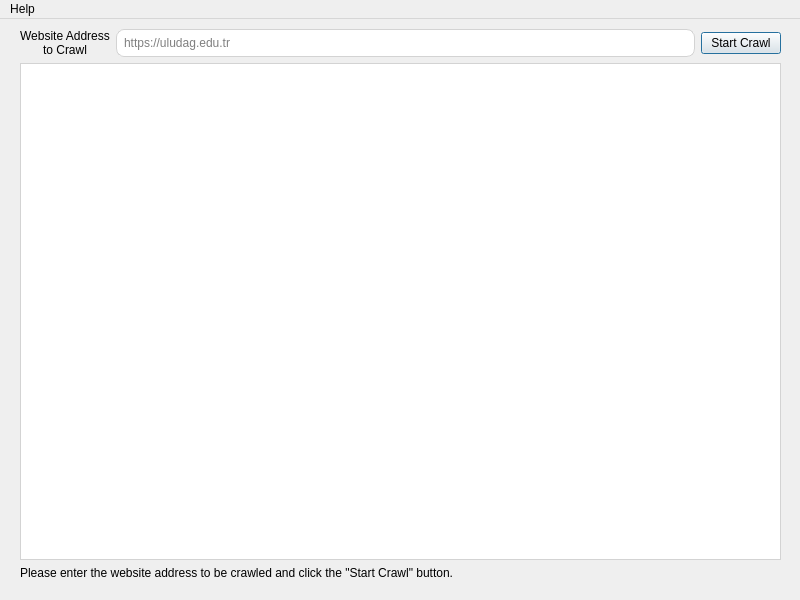
<?xml version="1.0" encoding="UTF-8"?>
<ui version="4.0">
 <class>MainWindow</class>
 <widget class="QMainWindow" name="MainWindow">
  <property name="geometry">
   <rect>
    <x>0</x>
    <y>0</y>
    <width>800</width>
    <height>600</height>
   </rect>
  </property>
  <property name="minimumSize">
   <size>
    <width>800</width>
    <height>600</height>
   </size>
  </property>
  <property name="maximumSize">
   <size>
    <width>800</width>
    <height>600</height>
   </size>
  </property>
  <property name="windowTitle">
   <string>webcrawler3003</string>
  </property>
  <widget class="QWidget" name="centralwidget">
   <widget class="QWidget" name="verticalLayoutWidget">
    <property name="geometry">
     <rect>
      <x>10</x>
      <y>0</y>
      <width>781</width>
      <height>561</height>
     </rect>
    </property>
    <layout class="QVBoxLayout" name="verticalLayout">
     <property name="leftMargin">
      <number>10</number>
     </property>
     <property name="topMargin">
      <number>10</number>
     </property>
     <property name="rightMargin">
      <number>10</number>
     </property>
     <item>
      <layout class="QHBoxLayout" name="horizontalLayout">
       <item>
        <widget class="QLabel" name="urlLabel">
         <property name="text">
          <string>Website Address 
to Crawl</string>
         </property>
         <property name="alignment">
          <set>Qt::AlignCenter</set>
         </property>
        </widget>
       </item>
       <item>
        <widget class="QLineEdit" name="urlInput">
         <property name="sizePolicy">
          <sizepolicy hsizetype="Expanding" vsizetype="Preferred">
           <horstretch>0</horstretch>
           <verstretch>0</verstretch>
          </sizepolicy>
         </property>
         <property name="styleSheet">
          <string notr="true">QLineEdit {
	padding-left: 5px;
	padding-right: 5px;
	border-style: solid;
	border-width: 1px;
	border-radius: 8px;
	border-color: lightgray;
}</string>
         </property>
         <property name="maxLength">
          <number>512</number>
         </property>
         <property name="placeholderText">
          <string>https://uludag.edu.tr</string>
         </property>
        </widget>
       </item>
       <item>
        <widget class="QPushButton" name="actionButton">
         <property name="text">
          <string>Start Crawl</string>
         </property>
         <property name="default">
          <bool>true</bool>
         </property>
        </widget>
       </item>
      </layout>
     </item>
     <item>
      <widget class="QTextBrowser" name="outputTextBrowser">
       <property name="styleSheet">
        <string notr="true">QTextBrowser {
	border-style: solid;
	border-width: 1px;
	border-color: lightgray;
}</string>
       </property>
       <property name="autoFormatting">
        <set>QTextEdit::AutoAll</set>
       </property>
       <property name="openExternalLinks">
        <bool>true</bool>
       </property>
      </widget>
     </item>
     <item>
      <widget class="QLabel" name="infoLabel">
       <property name="text">
        <string>Please enter the website address to be crawled and click the &quot;Start Crawl&quot; button.</string>
       </property>
      </widget>
     </item>
    </layout>
   </widget>
  </widget>
  <widget class="QMenuBar" name="menubar">
   <property name="geometry">
    <rect>
     <x>0</x>
     <y>0</y>
     <width>800</width>
     <height>24</height>
    </rect>
   </property>
   <widget class="QMenu" name="menuHelp">
    <property name="title">
     <string>Help</string>
    </property>
    <addaction name="actionSourceCodes"/>
    <addaction name="actionLicense"/>
   </widget>
   <addaction name="menuHelp"/>
  </widget>
  <action name="actionSourceCodes">
   <property name="text">
    <string>Source Codes</string>
   </property>
  </action>
  <action name="actionLicense">
   <property name="text">
    <string>License</string>
   </property>
  </action>
 </widget>
 <tabstops>
  <tabstop>urlInput</tabstop>
  <tabstop>actionButton</tabstop>
  <tabstop>outputTextBrowser</tabstop>
 </tabstops>
 <resources/>
 <connections/>
</ui>
